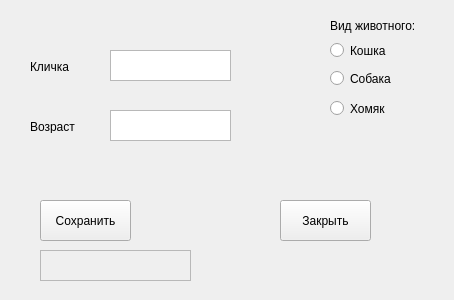
<?xml version="1.0" encoding="UTF-8"?>
<ui version="4.0">
 <class>MainWindow</class>
 <widget class="QMainWindow" name="MainWindow">
  <property name="geometry">
   <rect>
    <x>0</x>
    <y>0</y>
    <width>454</width>
    <height>300</height>
   </rect>
  </property>
  <property name="windowTitle">
   <string>Добавление животного</string>
  </property>
  <widget class="QWidget" name="centralwidget">
   <widget class="QPushButton" name="save_btn">
    <property name="geometry">
     <rect>
      <x>40</x>
      <y>200</y>
      <width>91</width>
      <height>41</height>
     </rect>
    </property>
    <property name="text">
     <string>Сохранить</string>
    </property>
   </widget>
   <widget class="QPushButton" name="esc_btn">
    <property name="geometry">
     <rect>
      <x>280</x>
      <y>200</y>
      <width>91</width>
      <height>41</height>
     </rect>
    </property>
    <property name="text">
     <string>Закрыть</string>
    </property>
   </widget>
   <widget class="QPlainTextEdit" name="plainTextEdit">
    <property name="geometry">
     <rect>
      <x>110</x>
      <y>50</y>
      <width>121</width>
      <height>31</height>
     </rect>
    </property>
   </widget>
   <widget class="QRadioButton" name="radioButton">
    <property name="geometry">
     <rect>
      <x>330</x>
      <y>40</y>
      <width>82</width>
      <height>21</height>
     </rect>
    </property>
    <property name="text">
     <string>Кошка</string>
    </property>
   </widget>
   <widget class="QRadioButton" name="radioButton_2">
    <property name="geometry">
     <rect>
      <x>330</x>
      <y>70</y>
      <width>82</width>
      <height>17</height>
     </rect>
    </property>
    <property name="text">
     <string>Собака</string>
    </property>
   </widget>
   <widget class="QRadioButton" name="radioButton_3">
    <property name="geometry">
     <rect>
      <x>330</x>
      <y>100</y>
      <width>82</width>
      <height>17</height>
     </rect>
    </property>
    <property name="text">
     <string>Хомяк</string>
    </property>
   </widget>
   <widget class="QPlainTextEdit" name="plainTextEdit_3">
    <property name="geometry">
     <rect>
      <x>110</x>
      <y>110</y>
      <width>121</width>
      <height>31</height>
     </rect>
    </property>
   </widget>
   <widget class="QLabel" name="label">
    <property name="geometry">
     <rect>
      <x>330</x>
      <y>10</y>
      <width>91</width>
      <height>31</height>
     </rect>
    </property>
    <property name="text">
     <string>Вид животного:</string>
    </property>
   </widget>
   <widget class="QLabel" name="label_2">
    <property name="geometry">
     <rect>
      <x>30</x>
      <y>60</y>
      <width>47</width>
      <height>13</height>
     </rect>
    </property>
    <property name="text">
     <string>Кличка</string>
    </property>
   </widget>
   <widget class="QLabel" name="label_3">
    <property name="geometry">
     <rect>
      <x>30</x>
      <y>120</y>
      <width>47</width>
      <height>13</height>
     </rect>
    </property>
    <property name="text">
     <string>Возраст</string>
    </property>
   </widget>
   <widget class="QTextEdit" name="textEdit">
    <property name="enabled">
     <bool>false</bool>
    </property>
    <property name="geometry">
     <rect>
      <x>40</x>
      <y>250</y>
      <width>151</width>
      <height>31</height>
     </rect>
    </property>
    <property name="acceptDrops">
     <bool>false</bool>
    </property>
    <property name="toolTip">
     <string/>
    </property>
    <property name="autoFillBackground">
     <bool>false</bool>
    </property>
    <property name="lineWidth">
     <number>1</number>
    </property>
   </widget>
  </widget>
 </widget>
 <resources/>
 <connections/>
</ui>
